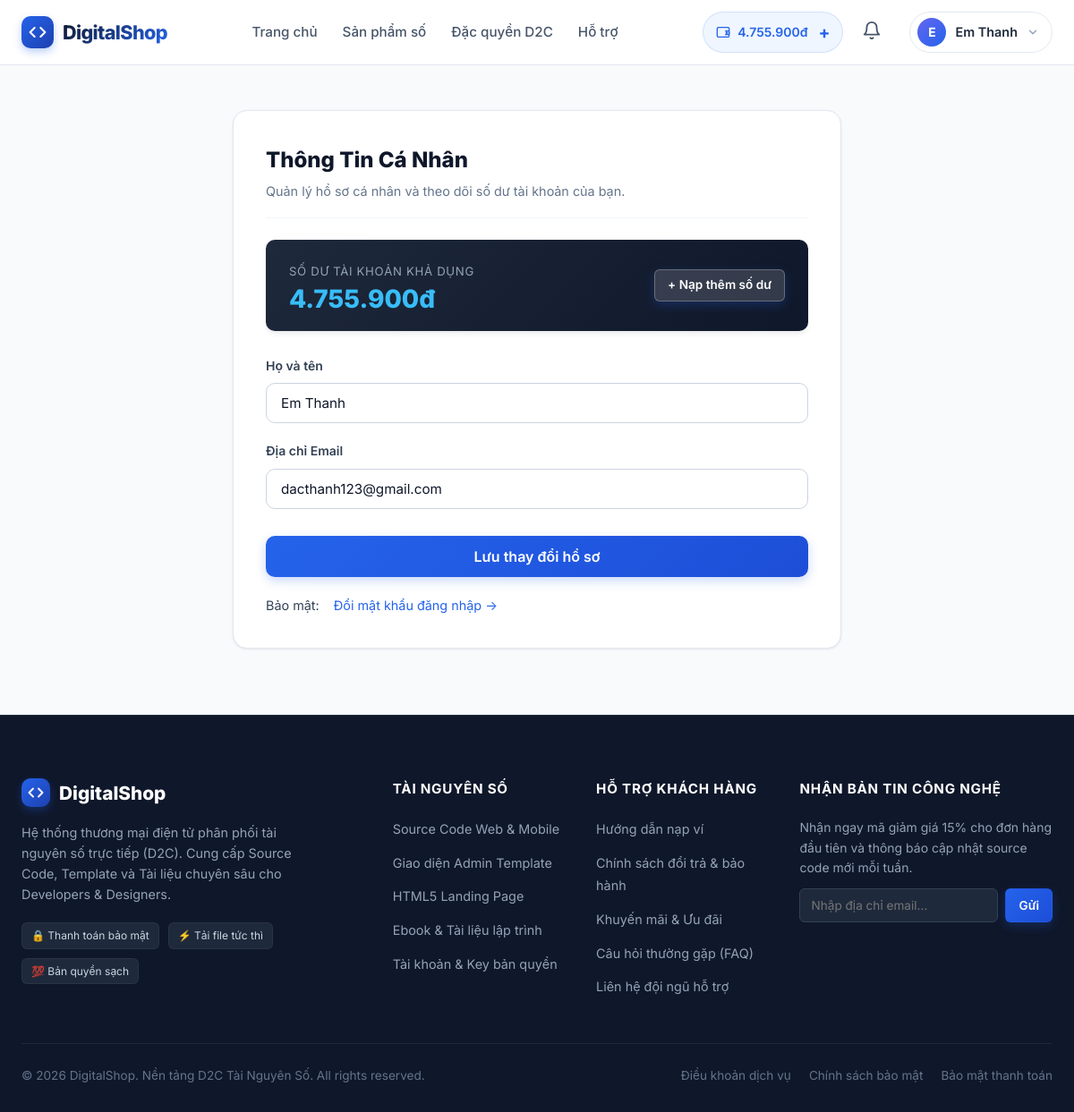
The app's page /user/pages/auth/profile.php (signed in) with its own data.
### tables this page shows
CREATE TABLE `users` (
  `id` int(11) UNSIGNED NOT NULL,
  `name` varchar(100) NOT NULL,
  `email` varchar(150) NOT NULL,
  `password_hash` varchar(255) NOT NULL,
  `balance` bigint(20) NOT NULL DEFAULT 0,
  `status` enum('active','banned') NOT NULL DEFAULT 'active',
  `created_at` datetime NOT NULL DEFAULT current_timestamp()
);

### shared/bootstrap.php (called while the page is built, shortened)
<?php
$host = '127.0.0.1'; $dbname = 'digital_shop'; $user = 'root'; $pass = '';
try {
    $db = new PDO("mysql:host=$host;dbname=$dbname;charset=utf8mb4", $user, $pass);
    $db->setAttribute(PDO::ATTR_ERRMODE, PDO::ERRMODE_EXCEPTION);
    $db->setAttribute(PDO::ATTR_DEFAULT_FETCH_MODE, PDO::FETCH_ASSOC);
} catch (Exception $e) {
    die("Lỗi kết nối DB: " . $e->getMessage());
}
function e($s) { return htmlspecialchars($s ?? '', ENT_QUOTES, 'UTF-8'); }
function money($amount) { return number_format($amount, 0, ',', '.') . 'đ'; }
function is_logged_in() { return isset($_SESSION['user_id']); }
function current_user() {
    global $db;
    $stmt = $db->prepare("SELECT * FROM users WHERE id = ?");
    $stmt->execute([$_SESSION['user_id']]);
    return $stmt->fetch();
}
function view($template, $data = [], $layout = 'user') {
    extract($data);
    require __DIR__ . '/../user/views/layouts/' . $layout . '.php';
}

### user/pages/auth/profile.php (called while the page is built, shortened)
<?php
require __DIR__ . '/../../../shared/bootstrap.php';
$user = current_user();
$errors = [];
$success = '';
view('auth/profile', [
    'title' => 'Trang cá nhân',
    'user' => $user,
    'errors' => $errors,
    'success' => $success
]);

### user/views/auth/profile.php (the view, shortened to what this page needs)
<div class="container settings-wrapper">
    <div class="settings-card">
        <div class="settings-header">
            <h2 class="settings-title">Thông Tin Cá Nhân</h2>
            <p class="settings-desc">Quản lý hồ sơ cá nhân và theo dõi số dư tài khoản của bạn.</p>
        </div>
        <div class="balance-card">
            <div class="balance-info">
                <span>Số dư tài khoản khả dụng</span>
                <div class="balance-amount"><?= money($user['balance']) ?></div>
            </div>
            <a href="<?= APP_BASE ?>/pages/deposit.php" class="btn btn-primary btn-sm" style="background: rgba(255,255,255,0.15); border: 1px solid rgba(255,255,255,0.25); color: #fff; text-decoration: none;">
                + Nạp thêm số dư
            </a>
        </div>
        <form method="post" class="form">
            <div class="form-group">
                <label class="form-label">Họ và tên</label>
                <input type="text" name="name" class="form-control" value="<?= e($user['name']) ?>" required placeholder="Nhập họ và tên...">
            </div>
            <div class="form-group">
                <label class="form-label">Địa chỉ Email</label>
                <input type="email" name="email" class="form-control" value="<?= e($user['email']) ?>" required placeholder="Nhập địa chỉ email...">
            </div>
            <button type="submit" class="btn-submit">Lưu thay đổi hồ sơ</button>
        </form>
        <div class="settings-nav-links">
            <span>Bảo mật:</span>
            <a href="<?= APP_BASE ?>/pages/auth/change-password.php">Đổi mật khẩu đăng nhập &rarr;</a>
        </div>
    </div>
</div>

### user/views/partials/header.php (shortened to what this page needs)
<?php
$isLoggedIn = is_logged_in();
$u = $isLoggedIn ? current_user() : null;
$current_page = basename($_SERVER['PHP_SELF']);
?>
<header class="header">
    <div class="container">
        <div class="header-inner">
            <a href="<?= APP_BASE ?>/index.php" class="logo">
                <div class="logo-icon">
                    <svg width="20" height="20" viewBox="0 0 24 24" fill="none" stroke="currentColor" stroke-width="2.5" stroke-linecap="round" stroke-linejoin="round">
                        <polyline points="16 18 22 12 16 6"></polyline>
                        <polyline points="8 6 2 12 8 18"></polyline>
                    </svg>
                </div>
                <span>DigitalShop</span>
            </a>
            <ul class="nav-links">
                <li><a href="<?= APP_BASE ?>/index.php" class="nav-link <?= ($current_page == 'index.php') ? 'active' : '' ?>">Trang chủ</a></li>
                <li><a href="<?= APP_BASE ?>/pages/products.php" class="nav-link <?= ($current_page == 'products.php' || $current_page == 'product-detail.php') ? 'active' : '' ?>">Sản phẩm số</a></li>
                <li><a href="<?= APP_BASE ?>/pages/promotions.php" class="nav-link">Đặc quyền D2C</a></li>
                <li><a href="#support" class="nav-link">Hỗ trợ</a></li>
            </ul>
            <div class="header-actions">
                <?php if ($isLoggedIn && $u): ?>
                    <a href="<?= APP_BASE ?>/pages/deposit.php" class="wallet-badge" title="Bấm để nạp thêm tiền" style="text-decoration: none; cursor: pointer;">
                        <svg viewBox="0 0 24 24" fill="none" stroke="currentColor" stroke-width="2" stroke-linecap="round" stroke-linejoin="round">
                            <rect x="2" y="4" width="20" height="16" rx="2"></rect>
                            <path d="M16 10h4a2 2 0 0 1 2 2v2a2 2 0 0 1-2 2h-4"></path>
                            <circle cx="18" cy="13" r="1" fill="currentColor"></circle>
                        </svg>
                        <span><?= money($u['balance']) ?></span>
                        <span style="font-size: 1.2rem; font-weight: bold; margin-left: 4px;">+</span>
                    </a>
                    <div class="notification-wrapper" style="position: relative; display: flex; align-items: center; margin-right: 10px;">
                        <button id="notif-bell" style="background: none; border: none; cursor: pointer; position: relative; color: var(--slate-600); padding: 5px;">
                            <svg width="22" height="22" viewBox="0 0 24 24" fill="none" stroke="currentColor" stroke-width="2" stroke-linecap="round" stroke-linejoin="round">
                                <path d="M18 8A6 6 0 0 0 6 8c0 7-3 9-3 9h18s-3-2-3-9"></path>
                                <path d="M13.73 21a2 2 0 0 1-3.46 0"></path>
                            </svg>
                        </button>
                    </div>
                    <div class="user-dropdown">
                        <div class="user-trigger" tabindex="0">
                            <div class="user-avatar-placeholder">
                                <?= mb_strtoupper(mb_substr($u['name'] ?? 'U', 0, 1, 'UTF-8')) ?>
                            </div>
                            <span><?= e($u['name']) ?></span>
                            <svg class="dropdown-arrow" viewBox="0 0 24 24" fill="none" stroke="currentColor" stroke-width="2.5" stroke-linecap="round" stroke-linejoin="round">
                                <polyline points="6 9 12 15 18 9"></polyline>
                            </svg>
                        </div>
                    </div>
                <?php else: ?>
                    <a href="<?= APP_BASE ?>/pages/auth/login.php" class="btn btn-outline btn-sm">Đăng nhập</a>
                    <a href="<?= APP_BASE ?>/pages/auth/register.php" class="btn btn-primary btn-sm">Đăng ký</a>
                <?php endif; ?>
            </div>
        </div>
    </div>
</header>

### records on screen
users: balance "4.755.900đ", name "E", name "Em Thanh", email "dacthanh123@gmail.com"
